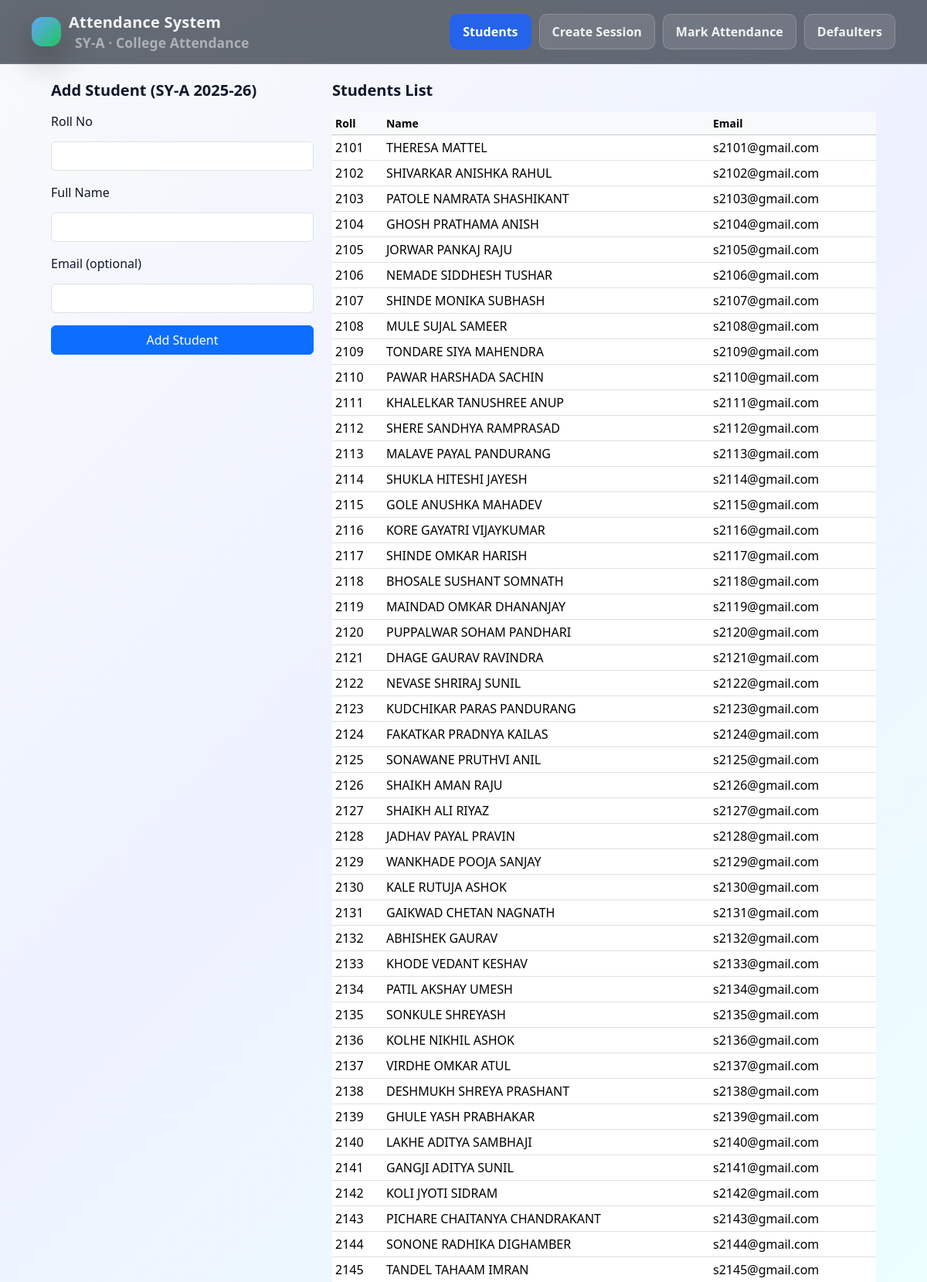
/students (upper part), run on the app's committed database.
### tables this page shows
CREATE TABLE students (
  student_id INTEGER PRIMARY KEY AUTOINCREMENT,
  roll_no TEXT NOT NULL UNIQUE,
  full_name TEXT NOT NULL,
  email TEXT,
  class_id INTEGER NOT NULL,
  FOREIGN KEY (class_id) REFERENCES classes(class_id)
);

### app.py (the view, shortened to what this page needs)
@app.route("/students", methods=["GET", "POST"])
def students():
    conn = get_conn()
    cur = conn.cursor()
    cur.execute("SELECT class_id, year_name, division, academic_year FROM classes LIMIT 1")
    klass = cur.fetchone()
    if not klass:
        conn.close()
        return "No class found. Please insert a class row in classes table first."
    cur.execute("SELECT roll_no, full_name, email FROM students ORDER BY roll_no")
    rows = cur.fetchall()
    conn.close()
    return render_template("students.html", students=rows, klass=klass)

### db.py (called while the page is built)
def get_conn():
    con = sqlite3.connect("college_attendance.db")
    con.row_factory = sqlite3.Row
    return con

### templates/students.html
{% extends "base.html" %}
{% block content %}
<div class="row g-4">
  <div class="col-md-4">
    <div class="pro-card">
      <h5 class="mb-3 fw-bold">Add Student (SY-A 2025-26)</h5>
      <form method="post">
        <div class="mb-3">
          <label class="form-label">Roll No</label>
          <input class="form-control" name="roll_no" required>
        </div>
        <div class="mb-3">
          <label class="form-label">Full Name</label>
          <input class="form-control" name="full_name" required>
        </div>
        <div class="mb-3">
          <label class="form-label">Email (optional)</label>
          <input class="form-control" name="email">
        </div>
        <button class="btn btn-primary w-100">Add Student</button>
      </form>
    </div>
  </div>
  <div class="col-md-8">
    <div class="pro-card">
      <h5 class="mb-3 fw-bold">Students List</h5>
      <table class="table table-sm align-middle">
        <thead class="table-light">
          <tr>
            <th>Roll</th>
            <th>Name</th>
            <th>Email</th>
          </tr>
        </thead>
        <tbody>
          {% for s in students %}
          <tr>
            <td>{{ s.roll_no }}</td>
            <td>{{ s.full_name }}</td>
            <td>{{ s.email or "-" }}</td>
          </tr>
          {% endfor %}
        </tbody>
      </table>
    </div>
  </div>
</div>
{% endblock %}

### templates/base.html (shortened to what this page needs)
<!doctype html>
<html lang="en">
  <head>
    <link href="https://cdn.jsdelivr.net/npm/bootstrap@5.3.3/dist/css/bootstrap.min.css" rel="stylesheet" />
    <link rel="stylesheet" href="{{ url_for('static', filename='css/style.css') }}" />
  </head>
  <body>
    <nav class="topnav">
      <div class="nav-inner">
        <a class="brand" href="/">
          <span class="brand-badge"></span>
          <div>
            Attendance System
            <small>SY-A · College Attendance</small>
          </div>
        </a>
        <div class="nav-actions">
          <a href="/students" class="pill {% if request.path == '/students' %}active{% endif %}">Students</a>
          <a href="/create-session" class="pill {% if request.path == '/create-session' %}active{% endif %}">Create Session</a>
          <a href="/mark-attendance" class="pill {% if request.path == '/mark-attendance' %}active{% endif %}">Mark Attendance</a>
          <a href="/defaulters" class="pill {% if request.path == '/defaulters' %}active{% endif %}">Defaulters</a>
        </div>
      </div>
    </nav>
    <div class="page-wrap">
      {% block content %}{% endblock %}
    </div>
  </body>
</html>

### static/css/style.css (style rules this page uses)
body { margin: 0; font-family: "Segoe UI", system-ui, -apple-system, sans-serif; background: linear-gradient(180deg, #eef2f7 0%, #f8fafc 100%); color: #1f2937; }
.brand { color: #ffffff; font-size: 20px; font-weight: 700; }
.brand small { font-weight: 400; opacity: 0.7; margin-left: 8px; }
.page-wrap { max-width: 1100px; margin: 40px auto; padding: 0 20px; }
input, select { width: 100%; padding: 10px 12px; margin-top: 6px; border-radius: 8px; border: 1px solid #cbd5f5; }
button { background: #2563eb; color: white; border: none; padding: 10px 18px; border-radius: 10px; font-weight: 600; cursor: pointer; }
table { width: 100%; border-collapse: collapse; }
th { text-align: left; font-size: 14px; color: #64748b; padding-bottom: 8px; }
td { padding: 10px 0; border-top: 1px solid #e5e7eb; }
.w-100 { width:100%; }

### templates/base.html (style rules this page uses)
:root { --text: rgba(255,255,255,0.92); --muted: rgba(255,255,255,0.68); }
body { background: linear-gradient( 135deg, #f8fafc 0%, #eef2ff 35%, #ecfeff 70%, #f0fdf4 100% ); min-height: 100vh; color: #0f172a; }
.topnav { position: sticky; top: 0; z-index: 100; background: rgba(10,18,32,0.62); backdrop-filter: blur(12px); border-bottom: 1px solid rgba(255,255,255,0.10); }
.nav-inner { max-width: 1150px; margin: 0 auto; padding: 14px 16px; display:flex; align-items:center; justify-content:space-between; gap: 12px; }
.brand { display:flex; align-items:center; gap: 10px; font-weight: 900; letter-spacing: 0.2px; color: var(--text); text-decoration: none; }
.brand-badge { width: 38px; height: 38px; border-radius: 14px; background: linear-gradient(135deg, #60a5fa 0%, #22c55e 100%); box-shadow: 0 18px 45px rgba(0,0,0,0.35); }
.brand small { display:block; margin-top: -2px; font-weight: 700; color: var(--muted); letter-spacing: 0.1px; }
.nav-actions { display:flex; gap: 10px; flex-wrap: wrap; justify-content: flex-end; }
.pill { padding: 10px 16px; border-radius: 10px; border: 1px solid rgba(255,255,255,0.18); background: rgba(255,255,255,0.10); color: rgba(255,255,255,0.90); font-weight: 600; text-decoration: none; }
.pill.active { background: #2563eb; color: white; border-color: #2563eb; }
.page-wrap { max-width: 1100px; margin: 0 auto; padding: 22px 16px; }

### data on the page
students: roll_no "2101", full_name "THERESA MATTEL", email "s2101@gmail.com"
students: roll_no "2102", full_name "SHIVARKAR ANISHKA RAHUL", email "s2102@gmail.com"
students: roll_no "2103", full_name "PATOLE NAMRATA SHASHIKANT", email "s2103@gmail.com"
students: roll_no "2104", full_name "GHOSH PRATHAMA ANISH", email "s2104@gmail.com"
students: roll_no "2105", full_name "JORWAR PANKAJ RAJU", email "s2105@gmail.com"
students: roll_no "2106", full_name "NEMADE SIDDHESH TUSHAR", email "s2106@gmail.com"
students: roll_no "2107", full_name "SHINDE MONIKA SUBHASH", email "s2107@gmail.com"
students: roll_no "2108", full_name "MULE SUJAL SAMEER", email "s2108@gmail.com"
students: roll_no "2109", full_name "TONDARE SIYA MAHENDRA", email "s2109@gmail.com"
students: roll_no "2110", full_name "PAWAR HARSHADA SACHIN", email "s2110@gmail.com"
students: roll_no "2111", full_name "KHALELKAR TANUSHREE ANUP", email "s2111@gmail.com"
students: roll_no "2112", full_name "SHERE SANDHYA RAMPRASAD", email "s2112@gmail.com"
students: roll_no "2113", full_name "MALAVE PAYAL PANDURANG", email "s2113@gmail.com"
students: roll_no "2114", full_name "SHUKLA HITESHI JAYESH", email "s2114@gmail.com"
students: roll_no "2115", full_name "GOLE ANUSHKA MAHADEV", email "s2115@gmail.com"
students: roll_no "2116", full_name "KORE GAYATRI VIJAYKUMAR", email "s2116@gmail.com"
students: roll_no "2117", full_name "SHINDE OMKAR HARISH", email "s2117@gmail.com"
students: roll_no "2118", full_name "BHOSALE SUSHANT SOMNATH", email "s2118@gmail.com"
students: roll_no "2119", full_name "MAINDAD OMKAR DHANANJAY", email "s2119@gmail.com"
students: roll_no "2120", full_name "PUPPALWAR SOHAM PANDHARI", email "s2120@gmail.com"
students: roll_no "2121", full_name "DHAGE GAURAV RAVINDRA", email "s2121@gmail.com"
students: roll_no "2122", full_name "NEVASE SHRIRAJ SUNIL", email "s2122@gmail.com"
students: roll_no "2123", full_name "KUDCHIKAR PARAS PANDURANG", email "s2123@gmail.com"
students: roll_no "2124", full_name "FAKATKAR PRADNYA KAILAS", email "s2124@gmail.com"
students: roll_no "2125", full_name "SONAWANE PRUTHVI ANIL", email "s2125@gmail.com"
students: roll_no "2126", full_name "SHAIKH AMAN RAJU", email "s2126@gmail.com"
students: roll_no "2127", full_name "SHAIKH ALI RIYAZ", email "s2127@gmail.com"
students: roll_no "2128", full_name "JADHAV PAYAL PRAVIN", email "s2128@gmail.com"
students: roll_no "2129", full_name "WANKHADE POOJA SANJAY", email "s2129@gmail.com"
students: roll_no "2130", full_name "KALE RUTUJA ASHOK", email "s2130@gmail.com"
students: roll_no "2131", full_name "GAIKWAD CHETAN NAGNATH", email "s2131@gmail.com"
students: roll_no "2132", full_name "ABHISHEK GAURAV", email "s2132@gmail.com"
students: roll_no "2133", full_name "KHODE VEDANT KESHAV", email "s2133@gmail.com"
students: roll_no "2134", full_name "PATIL AKSHAY UMESH", email "s2134@gmail.com"
students: roll_no "2135", full_name "SONKULE SHREYASH", email "s2135@gmail.com"
students: roll_no "2136", full_name "KOLHE NIKHIL ASHOK", email "s2136@gmail.com"
students: roll_no "2137", full_name "VIRDHE OMKAR ATUL", email "s2137@gmail.com"
students: roll_no "2138", full_name "DESHMUKH SHREYA PRASHANT", email "s2138@gmail.com"
students: roll_no "2139", full_name "GHULE YASH PRABHAKAR", email "s2139@gmail.com"
students: roll_no "2140", full_name "LAKHE ADITYA SAMBHAJI", email "s2140@gmail.com"
students: roll_no "2141", full_name "GANGJI ADITYA SUNIL", email "s2141@gmail.com"
students: roll_no "2142", full_name "KOLI JYOTI SIDRAM", email "s2142@gmail.com"
students: roll_no "2143", full_name "PICHARE CHAITANYA CHANDRAKANT", email "s2143@gmail.com"
students: roll_no "2144", full_name "SONONE RADHIKA DIGHAMBER", email "s2144@gmail.com"
students: roll_no "2145", full_name "TANDEL TAHAAM IMRAN", email "s2145@gmail.com"
